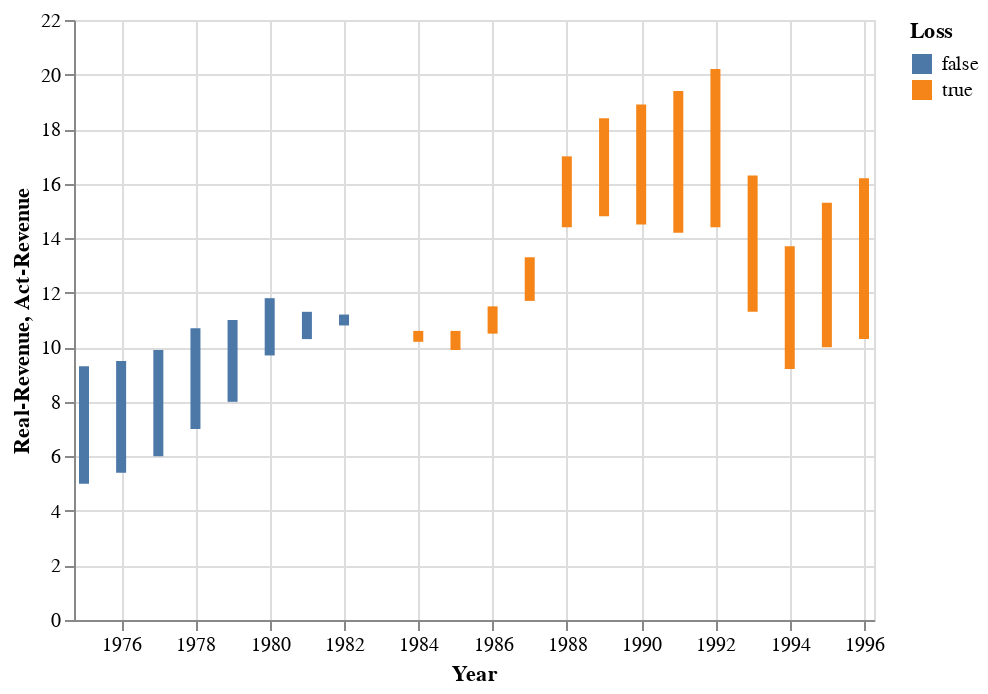

The code cell stored with this chart in its notebook:
### Code cell
data['Loss'] = data['Real-Revenue'] < data['Act-Revenue']
alt.Chart(data).mark_bar().encode(x='Year:T',  y='Real-Revenue', y2='Act-Revenue', color='Loss')

### Figure 1 — Vega-Lite specification as saved in the notebook (floating-point values rounded to 4 significant figures)
{"config": {"view": {"continuousWidth": 400, "continuousHeight": 300}}, "data": {"name": "data-127c2a2f15fdbb9965975a838a95eb17"}, "mark": "bar", "encoding": {"color": {"type": "nominal", "field": "Loss"}, "x": {"type": "temporal", "field": "Year"}, "y": {"type": "quantitative", "field": "Real-Revenue"}, "y2": {"field": "Act-Revenue"}}, "$schema": "https://vega.github.io/schema/vega-lite/v4.8.1.json", "datasets": {"data-127c2a2f15fdbb9965975a838a95eb17": [{"Year": "1975", "Coded Year": 0, "Act-Revenue": 5.0, "CPI-U": 53.8, "Real-Revenue": 9.3, "Loss": false}, {"Year": "1976", "Coded Year": 1, "Act-Revenue": 5.4, "CPI-U": 56.9, "Real-Revenue": 9.5, "Loss": false}, {"Year": "1977", "Coded Year": 2, "Act-Revenue": 6.0, "CPI-U": 60.6, "Real-Revenue": 9.9, "Loss": false}, {"Year": "1978", "Coded Year": 3, "Act-Revenue": 7.0, "CPI-U": 65.2, "Real-Revenue": 10.7, "Loss": false}, {"Year": "1979", "Coded Year": 4, "Act-Revenue": 8.0, "CPI-U": 72.6, "Real-Revenue": 11.0, "Loss": false}, {"Year": "1980", "Coded Year": 5, "Act-Revenue": 9.7, "CPI-U": 82.4, "Real-Revenue": 11.8, "Loss": false}, {"Year": "1981", "Coded Year": 6, "Act-Revenue": 10.3, "CPI-U": 90.9, "Real-Revenue": 11.3, "Loss": false}, {"Year": "1982", "Coded Year": 7, "Act-Revenue": 10.8, "CPI-U": 96.5, "Real-Revenue": 11.2, "Loss": false}, {"Year": "1983", "Coded Year": 8, "Act-Revenue": 10.2, "CPI-U": 99.6, "Real-Revenue": 10.2, "Loss": false}, {"Year": "1984", "Coded Year": 9, "Act-Revenue": 10.6, "CPI-U": 103.9, "Real-Revenue": 10.2, "Loss": true}, {"Year": "1985", "Coded Year": 10, "Act-Revenue": 10.6, "CPI-U": 107.6, "Real-Revenue": 9.9, "Loss": true}, {"Year": "1986", "Coded Year": 11, "Act-Revenue": 11.5, "CPI-U": 109.6, "Real-Revenue": 10.5, "Loss": true}, {"Year": "1987", "Coded Year": 12, "Act-Revenue": 13.3, "CPI-U": 113.6, "Real-Revenue": 11.7, "Loss": true}, {"Year": "1988", "Coded Year": 13, "Act-Revenue": 17.0, "CPI-U": 118.3, "Real-Revenue": 14.4, "Loss": true}, {"Year": "1989", "Coded Year": 14, "Act-Revenue": 18.4, "CPI-U": 124.0, "Real-Revenue": 14.8, "Loss": true}, {"Year": "1990", "Coded Year": 15, "Act-Revenue": 18.9, "CPI-U": 130.7, "Real-Revenue": 14.5, "Loss": true}, {"Year": "1991", "Coded Year": 16, "Act-Revenue": 19.4, "CPI-U": 136.2, "Real-Revenue": 14.2, "Loss": true}, {"Year": "1992", "Coded Year": 17, "Act-Revenue": 20.2, "CPI-U": 140.3, "Real-Revenue": 14.4, "Loss": true}, {"Year": "1993", "Coded Year": 18, "Act-Revenue": 16.3, "CPI-U": 144.5, "Real-Revenue": 11.3, "Loss": true}, {"Year": "1994", "Coded Year": 19, "Act-Revenue": 13.7, "CPI-U": 148.2, "Real-Revenue": 9.2, "Loss": true}, {"Year": "1995", "Coded Year": 20, "Act-Revenue": 15.3, "CPI-U": 152.4, "Real-Revenue": 10.0, "Loss": true}, {"Year": "1996", "Coded Year": 21, "Act-Revenue": 16.2, "CPI-U": 156.9, "Real-Revenue": 10.3, "Loss": true}]}}
